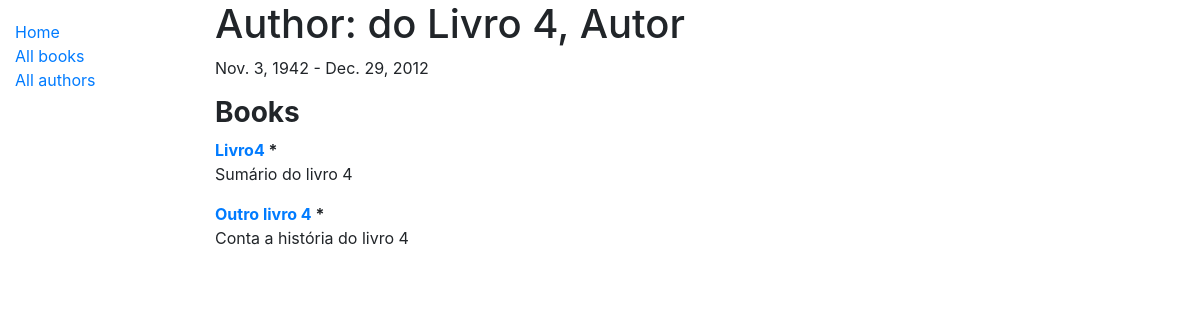
/catalog/author/3, run on the app's committed database.
### catalog/models.py (models this page shows, shortened)
class Author(models.Model):
    first_name = models.CharField(max_length=100)
    last_name = models.CharField(max_length=100)
    date_of_birth = models.DateField(null=True, blank=True)
    date_of_death = models.DateField('Died', null=True, blank=True)
    class Meta:
        ordering = ['last_name', 'first_name']

class Book(models.Model):
    title = models.CharField(max_length=200)
    author = models.ForeignKey('Author', on_delete=models.SET_NULL, null=True)
    summary = models.TextField(max_length=1000, help_text='Entre com uma descrição do livro')
    isbn = models.CharField(
        'ISBN',
        max_length=13,
        help_text='13 Character <a href="https://www.isbn-international.org/content/what-isbn">ISBN number</a>'
    )
    genre = models.ManyToManyField(Genre, help_text='Selecione um gênero para este livro')
    language = models.ForeignKey('Language', on_delete=models.SET_NULL, null=True)
    def __str__(self):
        return self.title
    def display_genre(self):
        """Cria uma string para o gênero. Isso é necessário para mostrar o gênero no model localizado em Admin.py"""
        return ', '.join(genre.name for genre in self.genre.all()[:3])
    display_genre.short_description = 'Genre'

class BookInstance(models.Model):
    id = models.UUIDField(
        primary_key=True,
        default=uuid.uuid4,
        help_text='ID único deste livro partícular em toda a biblioteca'
    )
    book = models.ForeignKey('Book', on_delete=models.SET_NULL, null=True)
    imprint = models.CharField(max_length=200)
    due_back = models.DateField(null=True, blank=True)
    LOAN_STATUS = (
        ('m', 'Maintenance'),
        ('o', 'On loan'),
        ('a', 'Available'),
        ('r', 'Reserved'),
    )
    status = models.CharField(
        max_length=1,
        choices=LOAN_STATUS,
        blank=True,
        default='m',
        help_text='Disponibilidade do livro',
    )
    class Meta:
        ordering = ['due_back']

### catalog/views.py (the view)
# urls.py: path('author/<int:pk>', views.author_detail_view, name='author-detail')
def author_detail_view(request, pk):
    authors = Author.objects.filter(pk=pk)
    books = Book.objects.filter(author=pk).order_by('title')
    instances = BookInstance.objects.filter(book__author__id=pk)
    context = {
        'authors': authors,
        'books': books,
        'instances': instances
    }
    return render(request, 'catalog/author_detail.html', context)

### catalog/templates/catalog/author_detail.html (shortened to what this page needs)
{% extends "base.html" %}
{% block content %}
    <h1>Author:
        {% for author in authors %}
            {{ author.last_name }}, {{ author.first_name }}
        {% endfor %}
    </h1>
    <p >
        {% for author in authors %}
            {{author.date_of_birth}} {% if author.date_of_death %} - {{ author.date_of_death }} {% endif %}
        {% endfor %}
    </p>
    <h3><strong>Books</strong></h3>
    {% for book in books %}
        <strong><a href="{% url 'book-detail' book.pk %}">{{ book }}</a>
                {% for instance in instances %}
                    {% if instance.book == book %}
                        {{ instance.count }}*
                    {% endif %}
                {% endfor %}
        </strong>
        <p align="justify">{{ book.summary }}</p>
    {% endfor %}
{% endblock %}

### data on the page
Author: last_name "do Livro 4", first_name "Autor", date_of_birth "Nov. 3, 1942", date_of_death "Dec. 29, 2012"
Book: title "Livro4", summary "Sumário do livro 4"
Book: title "Outro livro 4", summary "Conta a história do livro 4"
